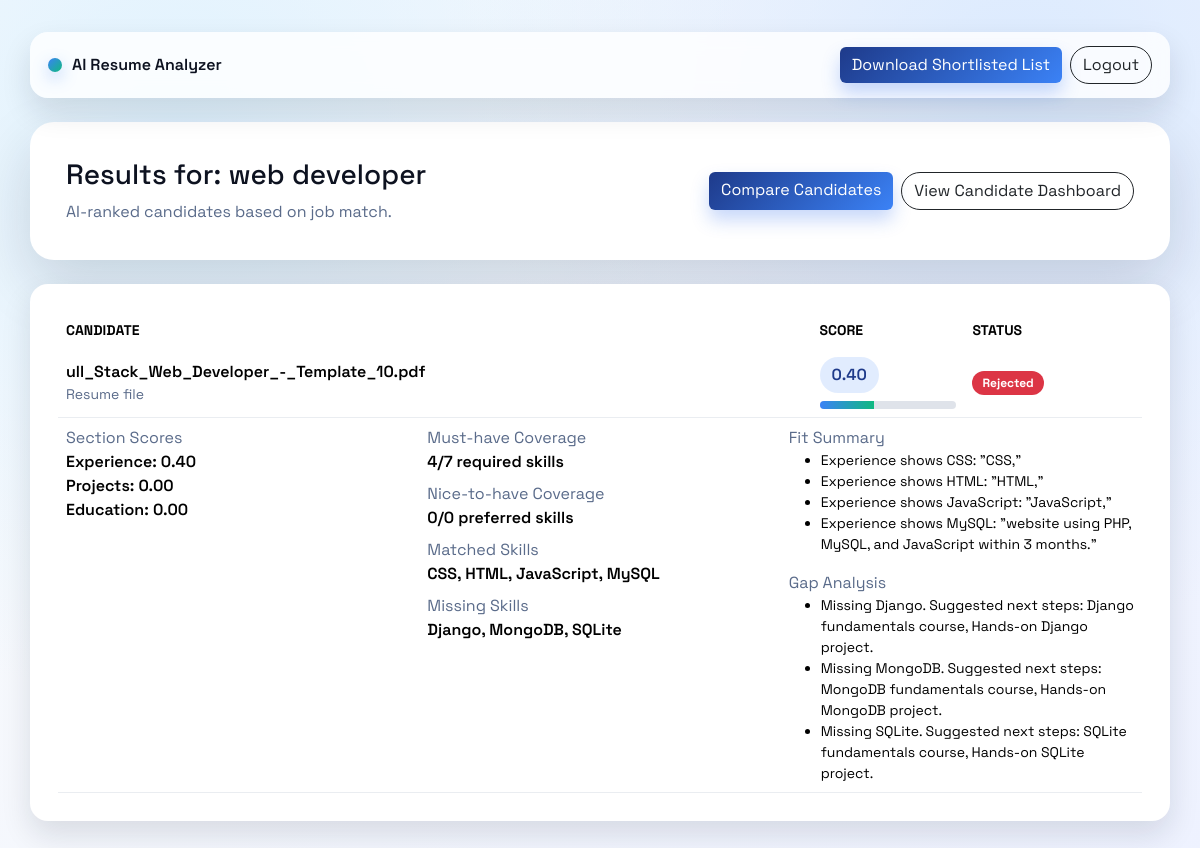
The page /results/2/ (signed in) on the database its author committed.
### core/models.py (models this page shows, shortened)
class Job(models.Model):
    title = models.CharField(max_length=255)
    description = models.TextField()
    skills = models.JSONField(blank=True, null=True)
    location = models.CharField(max_length=120, blank=True)
    employment_type = models.CharField(max_length=40, blank=True)
    min_experience_years = models.PositiveSmallIntegerField(null=True, blank=True)
    created_by = models.ForeignKey(
        User,
        on_delete=models.SET_NULL,
        null=True,
        blank=True,
        related_name="jobs_created",
    )
    created_at = models.DateTimeField(auto_now_add=True)

class Resume(models.Model):
    job = models.ForeignKey(Job, on_delete=models.CASCADE, related_name="resumes")
    file = models.FileField(upload_to="resumes/")
    extracted_text = models.TextField(blank=True, null=True)
    similarity_score = models.FloatField(default=0.0)
    uploaded_at = models.DateTimeField(auto_now_add=True)

### core/views.py (the view)
# urls.py: path('results/<int:job_id>/', views.results, name="results"),
def results(request, job_id):
    job = Job.objects.get(id=job_id)
    precomputed = classify_job_requirements(job.description, job.skills)
    resumes = list(Resume.objects.filter(job=job))
    for r in resumes:
        analysis = score_resume(
            job.description,
            r.extracted_text or "",
            selected_skills=job.skills,
            precomputed=precomputed,
        )
        r.similarity_score = analysis["overall_score"]
        r.section_scores = analysis["section_scores"]
        r.matched_skills = ", ".join(analysis["matched_skills"]) if analysis["matched_skills"] else "None"
        r.missing_skills = ", ".join(analysis["missing_skills"]) if analysis["missing_skills"] else "None"
        r.must_skills = analysis["must_skills"]
        r.nice_skills = analysis["nice_skills"]
        r.matched_must_count = max(len(analysis["must_skills"]) - len(analysis["missing_skills"]), 0)
        r.matched_nice_count = max(len(analysis["matched_skills"]) - r.matched_must_count, 0)
        r.fit_summary = analysis["fit_summary"]
        r.gap_analysis = analysis["gap_analysis"]
        if r.must_skills and not analysis["missing_skills"]:
            r.status = "Shortlisted"
        elif r.similarity_score >= 0.75:
            r.status = "Shortlisted"
        elif r.similarity_score >= 0.50:
            r.status = "Review"
        else:
            r.status = "Rejected"
    resumes.sort(key=lambda resume: resume.similarity_score, reverse=True)
    return render(request, "core/results.html", {
        "resumes": resumes,
        "job": job,
    })

### core/embeddings.py (called while the page is built, shortened)
def _resolve_model_name():
    return os.getenv("RESUME_AI_EMBEDDING_MODEL", DEFAULT_MODEL_NAME)

def _keyword_match_skills(text):
    if not text:
        return []
    text_lower = text.lower()
    matched = set()
    for alias, canonical in _ALIAS_MAP.items():
        if re.search(rf"\b{re.escape(alias)}\b", text_lower):
            matched.add(canonical)
    for skill in SKILL_LIST:
        if skill in matched:
            continue
        skill_lower = skill.lower()
        if re.search(rf"\b{re.escape(skill_lower)}\b", text_lower):
            matched.add(skill)
        elif any(ch in skill for ch in [".", "+", "#", "/"]):
            if re.search(re.escape(skill_lower), text_lower):
                matched.add(skill)
    return list(matched)

def extract_skills(text):
    if not text or not text.strip():
        return []
    try:
        model_name = _resolve_model_name()
        keyword_matches = _keyword_match_skills(text)
        if keyword_matches:
            return sorted(set(keyword_matches))
    except Exception as e:
        print("⚠️ Embedding skill extraction failed:", e)
        return []

### core/multilingual.py (called while the page is built, shortened)
def _safe_text(text):
    return (text or "").strip()

def _script_ratios(text):
    letters = [ch for ch in text if ch.isalpha()]
    total = len(letters)
    if total == 0:
        return {"devanagari": 0.0, "cyrillic": 0.0, "han": 0.0, "latin": 0.0}
    return {
        "devanagari": len(_DEVANAGARI_RE.findall(text)) / total,
        "cyrillic": len(_CYRILLIC_RE.findall(text)) / total,
        "han": len(_HAN_RE.findall(text)) / total,
        "latin": len(_LATIN_RE.findall(text)) / total,
    }

def _count_markers(text, markers):
    text_low = f" {text.lower()} "
    return sum(1 for token in markers if token in text_low)

def translate_to_english(text, detected_language=None):
    text = _safe_text(text)
    if not text:
        return ""
    language = detected_language or detect_resume_language(text)
    if language == "English":
        return text

def prepare_text_for_analysis(text):
    detected_language = detect_resume_language(text)
    translated_text = translate_to_english(text, detected_language=detected_language)
    if detected_language not in SUPPORTED_LANGUAGES:
        detected_language = "Mixed"
    return {
        "detected_language": detected_language,
        "translated_text": translated_text,
    }

### core/scoring.py (called while the page is built)
def _clean_line(line):
    return re.sub(r"\s+", " ", line or "").strip()

### core/templates/core/results.html (shortened to what this page needs)
<!DOCTYPE html>
<html>
<head>
    <link href="https://cdn.jsdelivr.net/npm/bootstrap@5.3.2/dist/css/bootstrap.min.css" rel="stylesheet">
    {% load static %}
    <link href="{% static 'core/style.css' %}" rel="stylesheet">
</head>
<body class="app-body">
<div class="container app-shell">
    <div class="app-nav mb-4">
        <div class="brand-mark">
            <span class="brand-dot"></span>
            <span>AI Resume Analyzer</span>
        </div>
        <div class="d-flex align-items-center gap-2">
            <a href="{% url 'download_excel' job.id %}" class="btn btn-primary">
                Download Shortlisted List
            </a>
            {% if request.user.is_authenticated %}
                <form method="post" action="{% url 'logout' %}">
                    <button type="submit" class="btn btn-outline-dark">Logout</button>
                </form>
            {% else %}
                <a href="{% url 'login' %}" class="btn btn-outline-dark">HR Login</a>
            {% endif %}
        </div>
    </div>
    <div class="hero-card mb-4">
        <div class="d-flex flex-wrap align-items-center justify-content-between gap-3">
            <div>
                <h3 class="mb-2">Results for: {{ job.title }}</h3>
                <p class="muted-text mb-0">AI-ranked candidates based on job match.</p>
            </div>
            <div class="d-flex flex-wrap gap-2">
                <a href="{% url 'compare_candidates' job.id %}" class="btn btn-primary">
                    Compare Candidates
                </a>
                <a href="{% url 'dashboard' job.id %}" class="btn btn-outline-dark">
                    View Candidate Dashboard
                </a>
            </div>
        </div>
    </div>
    <div class="app-card">
        <table class="table table-hover align-middle mb-0">
            <thead>
                <tr class="text-uppercase text-muted small">
                    <th>Candidate</th>
                    <th>Score</th>
                    <th>Status</th>
                </tr>
            </thead>
            <tbody>
{% for r in resumes %}
<tr>
    <td>
        <div class="fw-semibold">{{ r.file.name|slice:"9:" }}</div>
        <div class="muted-text small">Resume file</div>
    </td>
    <td>
        <div class="score-chip mb-2">{{ r.similarity_score|floatformat:2 }}</div>
        <div class="score-bar" style="--score: {{ r.similarity_score|floatformat:2 }};">
            <span></span>
        </div>
    </td>
    <td>
    {% if r.status == "Shortlisted" %}
        <span class="badge bg-success">Shortlisted</span>
    {% elif r.status == "Review" %}
        <span class="badge bg-warning text-dark">Review</span>
    {% else %}
        <span class="badge bg-danger">Rejected</span>
    {% endif %}
    </td>
</tr>
<tr>
    <td colspan="3">
        <div class="row g-3">
            <div class="col-lg-4">
                <div class="muted-text">Section Scores</div>
                <div class="fw-semibold">Experience: {{ r.section_scores.experience|floatformat:2 }}</div>
                <div class="fw-semibold">Projects: {{ r.section_scores.projects|floatformat:2 }}</div>
                <div class="fw-semibold">Education: {{ r.section_scores.education|floatformat:2 }}</div>
            </div>
            <div class="col-lg-4">
                <div class="muted-text">Must-have Coverage</div>
                <div class="fw-semibold">{{ r.matched_must_count }}/{{ r.must_skills|length }} required skills</div>
                <div class="muted-text mt-2">Nice-to-have Coverage</div>
                <div class="fw-semibold">{{ r.matched_nice_count }}/{{ r.nice_skills|length }} preferred skills</div>
                <div class="muted-text mt-2">Matched Skills</div>
                <div class="fw-semibold">{{ r.matched_skills }}</div>
                <div class="muted-text mt-2">Missing Skills</div>
                <div class="fw-semibold">{{ r.missing_skills }}</div>
            </div>
            <div class="col-lg-4">
                <div class="muted-text">Fit Summary</div>
                <ul class="mb-3">
                    {% for bullet in r.fit_summary %}
                        <li class="small">{{ bullet }}</li>
                    {% endfor %}
                </ul>
                <div class="muted-text">Gap Analysis</div>
                <ul class="mb-0">
                    {% for gap in r.gap_analysis %}
                        <li class="small">{{ gap }}</li>
                    {% endfor %}
                </ul>
            </div>
        </div>
    </td>
</tr>
{% endfor %}
</tbody>
        </table>
    </div>
</div>
</body>
</html>

### core/static/core/style.css (style rules this page uses)
:root { --ink-900: #0d1220; --ink-700: #2a3454; --ink-500: #5a6b8a; --surface: #ffffff; --surface-2: #f4f6fb; --brand-700: #1e3a8a; --brand-500: #3b82f6; --brand-300: #93c5fd; --accent-500: #10b981; --warning-500: #f59e0b; --danger-500: #ef4444; --shadow-lg: 0 24px 60px rgba(15, 23, 42, 0.15); --shadow-md: 0 14px 30px rgba(15, 23, 42, 0.12); --radius-xl: 24px; --radius-lg: 18px; --radius-md: 12px; }
* { box-sizing: border-box; }
body.app-body { font-family: "Space Grotesk", "Source Sans 3", sans-serif; color: var(--ink-900); background: radial-gradient(circle at 15% 15%, #e0f2fe 0%, transparent 45%), radial-gradient(circle at 85% 10%, #dbeafe 0%, transparent 42%), linear-gradient(120deg, #f8fafc 0%, #eef2ff 100%); min-height: 100vh; }
.app-shell { padding: 32px 0 64px; }
.app-nav { display: flex; align-items: center; justify-content: space-between; padding: 14px 18px; background: rgba(255, 255, 255, 0.8); border-radius: var(--radius-lg); box-shadow: var(--shadow-md); backdrop-filter: blur(10px); }
.brand-mark { display: inline-flex; align-items: center; gap: 10px; font-weight: 600; color: var(--ink-900); }
.brand-dot { width: 14px; height: 14px; border-radius: 50%; background: linear-gradient(135deg, var(--brand-500), var(--accent-500)); box-shadow: 0 6px 16px rgba(59, 130, 246, 0.35); }
.hero-card { background: var(--surface); border-radius: var(--radius-xl); box-shadow: var(--shadow-lg); padding: 36px; }
.btn-primary { background: linear-gradient(135deg, var(--brand-700), var(--brand-500)); border: none; box-shadow: 0 10px 18px rgba(37, 99, 235, 0.25); }
.btn-outline-dark { border-radius: 999px; }
.app-card { background: var(--surface); border-radius: var(--radius-lg); box-shadow: var(--shadow-md); padding: 28px; }
.score-chip { display: inline-flex; align-items: center; gap: 8px; padding: 6px 12px; border-radius: 999px; background: rgba(59, 130, 246, 0.15); color: var(--brand-700); font-weight: 600; }
.score-bar { position: relative; height: 8px; background: rgba(148, 163, 184, 0.3); border-radius: 999px; overflow: hidden; }
.score-bar span { position: absolute; inset: 0; width: calc(var(--score, 0) * 100%); background: linear-gradient(90deg, var(--brand-500), var(--accent-500)); }
.badge.bg-success, .badge.bg-warning, .badge.bg-danger { border-radius: 999px; padding: 6px 10px; }
.table thead th { border-bottom: none; }
.table tbody tr { border-bottom: 1px solid rgba(148, 163, 184, 0.2); }
.muted-text { color: var(--ink-500); }

### rows shown on the page
Job: title "web developer"
Resume: file.name "ull_Stack_Web_Developer_-_Template_10.pdf", similarity_score "0.40", shows "Rejected", section_scores.experience "0.40", section_scores.projects "0.00", section_scores.education "0.00", matched_must_count "4", must_skills|length "7", matched_nice_count "0", nice_skills|length "0", matched_skills "CSS, HTML, JavaScript, MySQL", missing_skills "Django, MongoDB, SQLite", fit_summary "Experience shows CSS: \"CSS,\"" "Experience shows HTML: \"HTML,\"" "Experience shows JavaScript: \"JavaScript,\"" "Experience shows MySQL: \"website using PHP, MySQL, and JavaScript within 3 months.\"", gap_analysis "Missing Django. Suggested next steps: Django fundamentals course, Hands-on Django project." "Missing MongoDB. Suggested next steps: MongoDB fundamentals course, Hands-on MongoDB project." "Missing SQLite. Suggested next steps: SQLite fundamentals course, Hands-on SQLite project."
